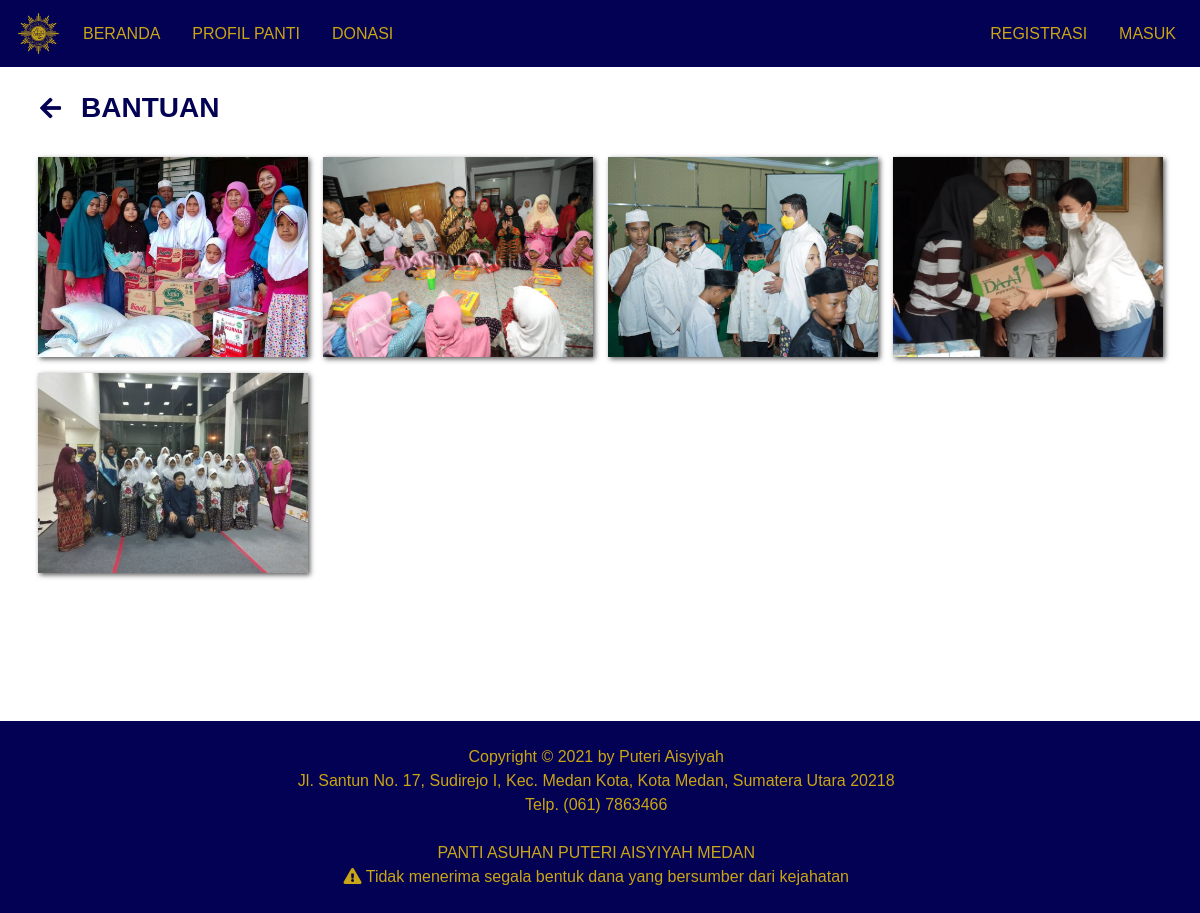
/ProfilPanti/Album/1, run on the app's committed database.
### tables this page shows
CREATE TABLE `tabel_album` (
  `id_album` int(11) NOT NULL,
  `nama_album` varchar(100) NOT NULL
);

CREATE TABLE `tabel_foto` (
  `id_foto` int(11) NOT NULL,
  `id_album` int(11) NOT NULL,
  `file_foto` varchar(100) NOT NULL
);

CREATE TABLE `tabel_panti` (
  `id_biodata` int(11) NOT NULL,
  `jenis_biodata` varchar(100) NOT NULL,
  `isi_biodata` text NOT NULL
);

### application/controllers/ProfilPanti.php (called while the page is built, shortened)
<?php
  class ProfilPanti extends CI_Controller{
    public function Album($id_album){
      $data['album']      = $this->db->get_where('tabel_album', ['id_album' => $id_album])->row_array();
      $data['judul']      = ucwords($data['album']['nama_album']);
      $data['tabel_akun'] = $this->db->get_where('tabel_akun', ['id_user' => $this->session->userdata('id_user')])->row_array();
      $this->db->select('*');
      $this->db->from('tabel_foto');
      $this->db->where('id_album', $id_album);
      $data['foto'] = $this->db->get()->result();
      $this->load->view('Templates/head', $data);
      $this->load->view('Templates/navbar');
      $this->load->view('ProfilPanti/Album',$data);
      $this->load->view('Templates/footer');
      $this->load->view('Templates/foot');
    }
  }

### index.php (called while the page is built, shortened)
<?php
require_once BASEPATH.'core/CodeIgniter.php';

### application/views/ProfilPanti/Album.php (the view)
<body style="color: #030153; font-family: Arial">
  <div class="container mt-4 mb-5">
    <div class="row">
      <a href="<?= base_url() ?>ProfilPanti" style="color: #030153; margin-top: 4px; margin-right: 20px; margin-left: 10px">
        <h4><i class="fa fa-arrow-left"></i></h4>
      </a>
      <h3 style="font-weight: 700"><?= strtoupper($album['nama_album']) ?></h3>
    </div>
    <div class="row mt-2">
      <?php foreach($foto as $fot) : ?>
        <div class="col-lg-3 mt-3 d-md-block">
          <div style="height: 200px; position: relative">
            <img src="<?= base_url('assets/img/album_foto/').$fot->file_foto ?>" style="width: 100%; height: 100%; box-shadow: 2px 2px 5px rgba(0, 0, 0, 0.65); object-fit: cover">
          </div>
        </div>
      <?php endforeach ?>
    </div>
  </div>
</body>

### application/views/Templates/footer.php (shortened to what this page needs)
<div class="row" style="margin-right: 0px">
  <footer class="sticky-footer" style="width: 100%; color: #CAA615; background: #030153; margin-top: 100px">
    <?php
        $alamat_panti  = $this->db->get_where('tabel_panti', ['jenis_biodata' => 'Alamat'])->row_array();
        $telepon_panti = $this->db->get_where('tabel_panti', ['jenis_biodata' => 'Telepon'])->row_array();
    ?>
    <div class="container my-auto">
      <div class="text-center my-auto">&nbsp;</div>
      <div class="copyright text-center my-auto">
        <span>Copyright &copy; 2021 by Puteri Aisyiyah</span>
      </div>
      <div class="text-center my-auto">
        <span><?= $alamat_panti['isi_biodata'] ?></span>
      </div>
      <div class="text-center my-auto">
        <span>Telp. <?= $telepon_panti['isi_biodata'] ?></span>
      </div>
      <div class="text-center my-auto">&nbsp;</div>
      <div class="text-center my-auto">
        <span><a class="hlink" href="<?= base_url('ProfilPanti') ?>">PANTI ASUHAN PUTERI AISYIYAH MEDAN</a></span>
      </div>
      <div class="text-center my-auto">
        <i class="fas fa-exclamation-triangle"></i>
        <span>Tidak menerima segala bentuk dana yang bersumber dari kejahatan</span>
      </div>
      <div class="text-center my-auto">&nbsp;</div>
    </div>
  </footer>
</div>

### application/views/Templates/footer.php (style rules this page uses)
.hlink { color: #CAA619; }

### data on the page
tabel_album: nama_album "BANTUAN"
tabel_foto: file_foto (picture)
tabel_foto: file_foto (picture)
tabel_foto: file_foto (picture)
tabel_foto: file_foto (picture)
tabel_foto: file_foto (picture)
tabel_panti: isi_biodata "Jl. Santun No. 17, Sudirejo I, Kec. Medan Kota, Kota Medan, Sumatera Utara 20218"
tabel_panti: isi_biodata "(061) 7863466"
